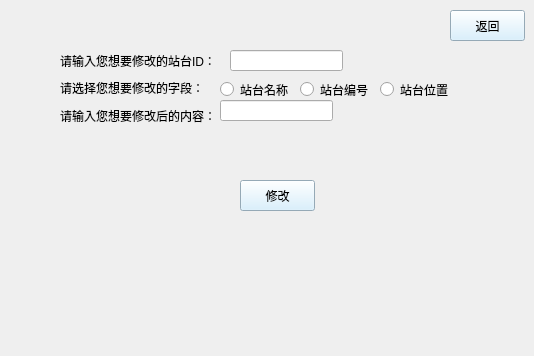
<?xml version="1.0" encoding="UTF-8"?>
<ui version="4.0">
 <class>changestop</class>
 <widget class="QWidget" name="changestop">
  <property name="geometry">
   <rect>
    <x>0</x>
    <y>0</y>
    <width>534</width>
    <height>356</height>
   </rect>
  </property>
  <property name="minimumSize">
   <size>
    <width>534</width>
    <height>356</height>
   </size>
  </property>
  <property name="maximumSize">
   <size>
    <width>534</width>
    <height>356</height>
   </size>
  </property>
  <property name="windowTitle">
   <string>Form</string>
  </property>
  <property name="styleSheet">
   <string notr="true">#changestop{image: url(:/new/prefix1/bus.jpg);}</string>
  </property>
  <widget class="QLineEdit" name="idEdit">
   <property name="geometry">
    <rect>
     <x>230</x>
     <y>50</y>
     <width>113</width>
     <height>21</height>
    </rect>
   </property>
  </widget>
  <widget class="QLabel" name="label">
   <property name="geometry">
    <rect>
     <x>60</x>
     <y>50</y>
     <width>151</width>
     <height>21</height>
    </rect>
   </property>
   <property name="text">
    <string>请输入您想要修改的站台ID：</string>
   </property>
  </widget>
  <widget class="QLabel" name="label_2">
   <property name="geometry">
    <rect>
     <x>60</x>
     <y>80</y>
     <width>151</width>
     <height>16</height>
    </rect>
   </property>
   <property name="text">
    <string>请选择您想要修改的字段：</string>
   </property>
  </widget>
  <widget class="QRadioButton" name="nameButton">
   <property name="geometry">
    <rect>
     <x>220</x>
     <y>80</y>
     <width>95</width>
     <height>19</height>
    </rect>
   </property>
   <property name="text">
    <string>站台名称</string>
   </property>
  </widget>
  <widget class="QRadioButton" name="numButton">
   <property name="geometry">
    <rect>
     <x>300</x>
     <y>80</y>
     <width>95</width>
     <height>19</height>
    </rect>
   </property>
   <property name="text">
    <string>站台编号</string>
   </property>
  </widget>
  <widget class="QRadioButton" name="locationButton">
   <property name="geometry">
    <rect>
     <x>380</x>
     <y>80</y>
     <width>95</width>
     <height>19</height>
    </rect>
   </property>
   <property name="text">
    <string>站台位置</string>
   </property>
  </widget>
  <widget class="QLabel" name="label_3">
   <property name="geometry">
    <rect>
     <x>60</x>
     <y>100</y>
     <width>161</width>
     <height>31</height>
    </rect>
   </property>
   <property name="text">
    <string>请输入您想要修改后的内容：</string>
   </property>
  </widget>
  <widget class="QLineEdit" name="contentEdit">
   <property name="geometry">
    <rect>
     <x>220</x>
     <y>100</y>
     <width>113</width>
     <height>21</height>
    </rect>
   </property>
  </widget>
  <widget class="QPushButton" name="pushButton">
   <property name="geometry">
    <rect>
     <x>240</x>
     <y>180</y>
     <width>75</width>
     <height>31</height>
    </rect>
   </property>
   <property name="styleSheet">
    <string notr="true">background-color: rgb(208, 237, 255);</string>
   </property>
   <property name="text">
    <string>修改</string>
   </property>
  </widget>
  <widget class="QPushButton" name="pushButton_2">
   <property name="geometry">
    <rect>
     <x>450</x>
     <y>10</y>
     <width>75</width>
     <height>31</height>
    </rect>
   </property>
   <property name="styleSheet">
    <string notr="true">background-color: rgb(208, 237, 255);</string>
   </property>
   <property name="text">
    <string>返回</string>
   </property>
  </widget>
 </widget>
 <resources/>
 <connections/>
</ui>
